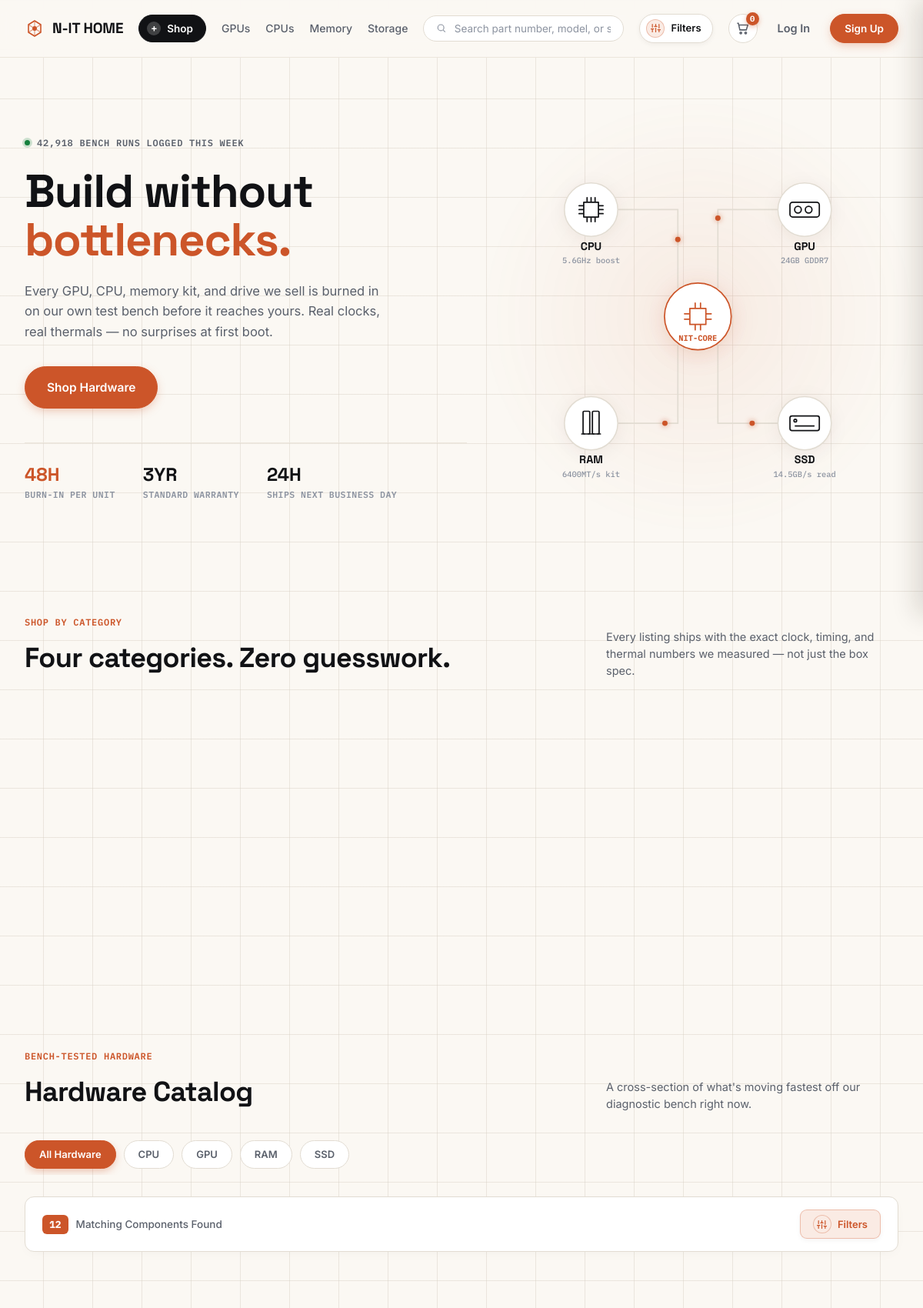
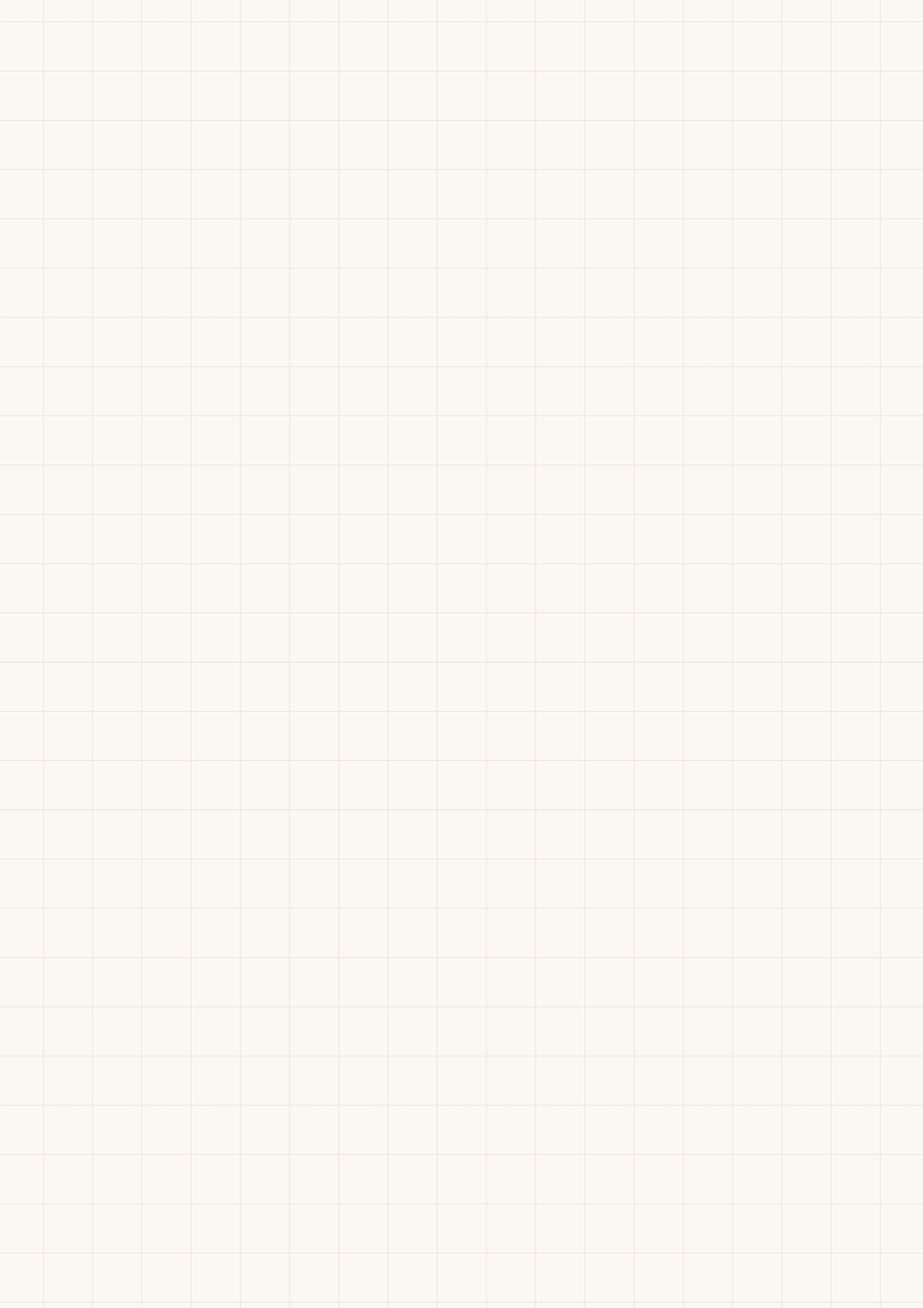
The page / (upper part) on the database its author committed (2 pictures, top to bottom).
### products/models.py (models this page shows, shortened)
class Category(models.Model):
    name = models.CharField(max_length=100, unique=True)
    slug = models.SlugField(max_length=120, unique=True)
    description = models.TextField(blank=True)
    icon_svg = models.TextField(blank=True, help_text='Inline SVG or icon representation')
    class Meta:
        verbose_name_plural = 'Categories'
        ordering = ['name']

### products/views.py (the view)
# urls.py: path('', ProductListView.as_view(), name='product_list'),
class ProductListView(ListView):
    model = Product
    template_name = 'products/product_list.html'
    context_object_name = 'products'
    paginate_by = 12
    def get_queryset(self):
        return ProductFilterService.get_filtered_products(self.request.GET)
    def get_context_data(self, **kwargs) -> dict[str, Any]:
        context = super().get_context_data(**kwargs)
        selected_category = self.request.GET.get('category', '').strip()
        search_query = self.request.GET.get('q', '').strip()
        selected_brand = self.request.GET.get('brand', '').strip()
        selected_sort = self.request.GET.get('sort', '').strip()
        in_stock_raw = self.request.GET.get('in_stock', '').strip()
        in_stock_only = in_stock_raw in ('1', 'true', 'on', 'yes')
        min_price = self.request.GET.get('min_price', '').strip()
        max_price = self.request.GET.get('max_price', '').strip()
        selected_ram = self.request.GET.get('ram', '').strip().lower()
        selected_ram_type = self.request.GET.get('ram_type', '').strip().lower()
        selected_gpu_vram = self.request.GET.get('gpu_vram', '').strip().lower()
        selected_ssd = self.request.GET.get('ssd', '').strip().lower()
        selected_generation = self.request.GET.get('generation', '').strip().lower()
        selected_pcie_version = self.request.GET.get('pcie_version', '').strip().lower()
        selected_cpu_series = self.request.GET.get('cpu_series', '').strip().lower()
        selected_cpu_cores = self.request.GET.get('cpu_cores', '').strip()
        selected_cpu_threads = self.request.GET.get('cpu_threads', '').strip()
        context['categories'] = Category.objects.all()
        context['selected_category'] = selected_category
        context['search_query'] = search_query
        context['selected_brand'] = selected_brand
        context['selected_sort'] = selected_sort
        context['in_stock_only'] = in_stock_only
        context['in_stock_raw'] = in_stock_raw
        context['min_price'] = min_price
        context['max_price'] = max_price
        context['selected_ram'] = selected_ram
        context['selected_ram_type'] = selected_ram_type
        context['selected_gpu_vram'] = selected_gpu_vram
        context['selected_ssd'] = selected_ssd
        context['selected_generation'] = selected_generation
        context['selected_pcie_version'] = selected_pcie_version
        context['selected_cpu_series'] = selected_cpu_series
        context['selected_cpu_cores'] = selected_cpu_cores
        context['selected_cpu_threads'] = selected_cpu_threads
        context['ram_choices'] = Product.RAM_CAPACITY_CHOICES
        context['ram_type_choices'] = Product.RAM_TYPE_CHOICES
        context['gpu_vram_choices'] = Product.GPU_VRAM_CHOICES
        context['ssd_choices'] = Product.SSD_CAPACITY_CHOICES
        context['generation_choices'] = Product.GENERATION_CHOICES
        context['pcie_version_choices'] = Product.PCIE_VERSION_CHOICES
        context['cpu_series_choices'] = Product.CPU_SERIES_CHOICES
        context['cpu_cores_options'] = [4, 6, 8, 12, 16, 24, 32]
        context['cpu_threads_options'] = [8, 12, 16, 20, 24, 32, 64]
        context['active_banner'] = PromotionBanner.objects.filter(is_active=True).first()
        context['available_brands'] = Product.objects.values_list('brand', flat=True).distinct().order_by('brand')
        context['featured_products'] = Product.objects.filter(is_featured=True)[:4]
        active_filters_count = 0
        if search_query:
            active_filters_count += 1
        if selected_category:
            active_filters_count += 1
        if selected_brand:
            active_filters_count += 1
        if selected_ram:
            active_filters_count += 1
        if selected_ram_type:
            active_filters_count += 1
        if selected_gpu_vram:
            active_filters_count += 1
        if selected_ssd:
            active_filters_count += 1
        if selected_generation:
            active_filters_count += 1
        if selected_pcie_version:
            active_filters_count += 1
        if selected_cpu_series:
            active_filters_count += 1
        if selected_cpu_cores:
            active_filters_count += 1
        if selected_cpu_threads:
            active_filters_count += 1
        if min_price:
            active_filters_count += 1
        if max_price:
            active_filters_count += 1
        if in_stock_only:
            active_filters_count += 1
        if selected_sort and selected_sort != 'featured':
            active_filters_count += 1
        context['active_filters_count'] = active_filters_count
        context['has_active_filters'] = active_filters_count > 0
        context['total_count'] = self.get_queryset().count()
        if selected_category:
            context['current_category_obj'] = Category.objects.filter(slug=selected_category).first()
        else:
            context['current_category_obj'] = None
        return context

### cart/context_processors.py (called while the page is built)
def cart(request: HttpRequest) -> dict[str, Any]:
    return {'cart': Cart(request)}

### core/context_processors.py (called while the page is built)
def site_context(request: HttpRequest) -> dict[str, Any]:
    categories = Category.objects.all().order_by('name')
    unread_count = 0
    recent_notifications = []
    if request.user.is_authenticated:
        unread_count = Notification.objects.filter(user=request.user, is_read=False).count()
        recent_notifications = Notification.objects.filter(user=request.user)[:5]
    return {
        'site_name': 'N-IT HOME',
        'site_tagline': 'Premium PC Hardware & Components',
        'currency_symbol': '৳',
        'currency_code': 'BDT',
        'nav_categories': categories,
        'unread_notifications_count': unread_count,
        'recent_notifications': recent_notifications,
    }

### products/models.py (called while the page is built)
    def get_absolute_url(self) -> str:
        return reverse('products:product_detail', kwargs={'slug': self.slug})

    @property
    def is_in_stock(self) -> bool:
        return self.stock_qty > 0

    @property
    def primary_image_url(self) -> str:
        if self.thumbnail:
            return self.thumbnail.url
        if self.thumbnail_url:
            return self.thumbnail_url
        return 'https://images.unsplash.com/photo-1591799264318-7e6ef8ddb7ea?w=800&auto=format&fit=crop&q=80'

### products/templatetags/product_tags.py (called while the page is built)
@register.simple_tag(takes_context=True)
def url_replace(context: RequestContext, **kwargs) -> str:
    request = context.get('request')
    if not request:
        query_dict = {}
    else:
        query_dict = request.GET.copy()
    for key, value in kwargs.items():
        if value is None or value == '':
            query_dict.pop(key, None)
        else:
            query_dict[key] = str(value)
    if any(k != 'page' for k in kwargs.keys()) and 'page' not in kwargs:
        query_dict.pop('page', None)
    encoded = query_dict.urlencode()
    return f"?{encoded}" if encoded else "?"

### templates/products/product_list.html (shortened to what this page needs)
{% extends 'base.html' %}
{% load static product_tags %}
{% block content %}
<section class="hero" id="top">
  <div class="wrap hero-inner">
    <div class="hero-copy">
      <div class="eyebrow"><span class="dot"></span> 42,918 bench runs logged this week</div>
      <h1>Build without<br><span class="accent">bottlenecks.</span></h1>
      <p class="hero-sub">Every GPU, CPU, memory kit, and drive we sell is burned in on our own test bench before it reaches yours. Real clocks, real thermals — no surprises at first boot.</p>
      <div class="hero-ctas">
        <a href="#shop" class="btn-solid lg">Shop Hardware</a>
      </div>
      <div class="hero-micro">
        <div><span class="val">48H</span><small>Burn-in per unit</small></div>
        <div><span class="val">3YR</span><small>Standard warranty</small></div>
        <div><span class="val">24H</span><small>Ships next business day</small></div>
      </div>
    </div>
    <div class="hero-visual">
      <svg class="schematic" viewBox="0 0 600 600" aria-label="N-IT HOME Hardware Architecture Schematic">
        <g class="hub">
          <text x="300" y="336" text-anchor="middle" class="spec" fill="currentColor">NIT-CORE</text>
        </g>
        <g class="node-g n1">
          <g class="node-float">
            <text x="140" y="200" text-anchor="middle" class="label">CPU</text>
            <text x="140" y="220" text-anchor="middle" class="spec">5.6GHz boost</text>
          </g>
        </g>
        <g class="node-g n2">
          <g class="node-float">
            <text x="460" y="200" text-anchor="middle" class="label">GPU</text>
            <text x="460" y="220" text-anchor="middle" class="spec">24GB GDDR7</text>
          </g>
        </g>
        <g class="node-g n3">
          <g class="node-float">
            <text x="140" y="520" text-anchor="middle" class="label">RAM</text>
            <text x="140" y="540" text-anchor="middle" class="spec">6400MT/s kit</text>
          </g>
        </g>
        <g class="node-g n4">
          <g class="node-float">
            <text x="460" y="520" text-anchor="middle" class="label">SSD</text>
            <text x="460" y="540" text-anchor="middle" class="spec">14.5GB/s read</text>
          </g>
        </g>
      </svg>
    </div>
  </div>
</section>
<section id="shop">
  <div class="wrap">
    <div class="section-head">
      <div>
        <span class="eyebrow mono">Shop by category</span>
        <h2>Four categories. Zero guesswork.</h2>
      </div>
      <p>Every listing ships with the exact clock, timing, and thermal numbers we measured — not just the box spec.</p>
    </div>
    <div class="cat-grid">
    </div>
  </div>
</section>
<section id="catalog">
  <div class="wrap">
    <div class="section-head">
      <div>
        <span class="eyebrow mono" id="bench">Bench-tested hardware</span>
        <h2>
          {% if selected_category == 'gpu' %}
            Graphics Cards (GPUs)
          {% elif selected_category == 'cpu' %}
            Processors (CPUs)
          {% elif selected_category == 'ram' %}
            System Memory (RAM)
          {% elif selected_category == 'ssd' %}
            Solid State Drives (SSD)
          {% else %}
            Hardware Catalog
          {% endif %}
        </h2>
      </div>
      <p>
        {% if selected_category == 'gpu' %}
          Full-load thermal and power-tested discrete graphics accelerators.
        {% elif selected_category == 'cpu' %}
          Multi-core processors binned for sustained boost frequencies.
        {% elif selected_category == 'ram' %}
          DDR5 matched memory kits tested for rock-solid timing stability.
        {% elif selected_category == 'ssd' %}
          PCIe NVMe solid state drives verified under sustained sequential and random I/O.
        {% else %}
          A cross-section of what's moving fastest off our diagnostic bench right now.
        {% endif %}
      </p>
    </div>
    <div class="cat-filter-pills-bar">
      <a href="{% url_replace category='' %}#catalog" class="filter-pill {% if not selected_category %}active{% endif %}">
        All Hardware
      </a>
      {% for cat in categories %}
        <a href="{% url_replace category=cat.slug %}#catalog" class="filter-pill {% if selected_category == cat.slug %}active{% endif %}">
          {{ cat.name }}
        </a>
      {% endfor %}
    </div>
    <div class="nit-matrix-results-bar">
      <div class="matrix-results-count">
        <span class="count-badge">{{ products|length }}</span>
        <span>Matching Components Found</span>
      </div>
      <div class="matrix-results-controls">
        <button type="button" class="matrix-open-filter-btn nav-filter-btn" id="pageFilterBtn" aria-label="Open Hardware Filter Matrix" title="Open Hardware Spec Matrix Filter">
          <span class="nav-filter-icon-badge">
          </span>
          <span class="nav-filter-label">Filters</span>
        </button>
      </div>
    </div>
    {% if products %}
      <div class="prod-rows-list">
    </div>
    {% endif %}
  </div>
</section>
{% endblock %}

### static/css/responsive.css (style rules this page uses)
html, body { overflow-x: hidden; max-width: 100vw; -webkit-text-size-adjust: 100%; }

### rows shown on the page
Category: name "CPU"
Category: name "GPU"
Category: name "RAM"
Category: name "SSD"

### other values the page prints
{{ cart.total_items|default:'0' }} "0"
{{ products|length }} "12"
